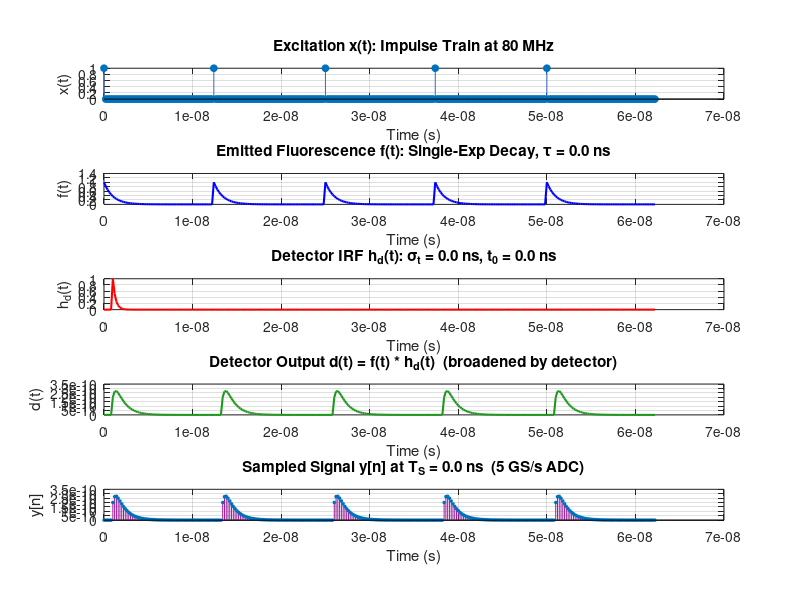

Write MATLAB code to recreate this figure. (Note: this script raises an error after producing the figure.)
% ESE 3510 — Case Study 2: Fluorescence Lifetime Analysis
% Authors: Samir Afsary, Alex Ge, Ahmad Hamzeh

% CONTENTS:
%   Task 1a — Time-domain signals (excitation, fluorescence, detection)
%   Task 1b — Frequency response H_f(jw): numerical vs. theoretical
%   Task 1c — Effect of detector IRF on sampled signal y[n]
%   Task 2a — Why 100 kHz cannot recover 80 MHz fluorescence (aliasing)
%   Task 2b — Heterodyne detection: mixing to a recoverable beat frequency
%   Task 2c — Phase/modulation lifetime estimation from heterodyne signal
%   Task 3a — Phasor equations verified on single-exponential IRF
%   Task 3b — Per-pixel phasor analysis of real FLIM data
%

close all; clear; clc;

%%

% Parameters 
tau     = 1e-9;         % Fluorescence lifetime
T_L     = 12.5e-9;      % Laser period 
f_L     = 1 / T_L;      % Laser frequency 
omega_L = 2*pi * f_L;   % Laser angular frequency 
T_S     = 0.2e-9;       % ADC sampling period [ns]

%% Task 1
% *Part a* 

t = 0 : T_S : 5*T_L - T_S;   

% Create excitation impulse train
x = zeros(size(t));
for k = 0 : floor(5*T_L / T_L) - 1
    idx = round(k * T_L / T_S) + 1;
    if idx <= length(t)
        x(idx) = 1 / T_S;
    end
end

% Fluorescence IRF 
h_f = exp(-t / tau);     

% Calculate emitted fluorescence
f_full = conv(x, h_f) * T_S;
f = f_full(1 : length(t));

% Detector IRF
sigma_t = 0.3e-9;   % Detector temporal width [ns]  (fast PMT ~300 ps)
t0 = 1e-9;     % Detector time delay [ns]
h_d = zeros(size(t));
mask = (t >= t0);
h_d(mask) = exp(-(t(mask) - t0) / sigma_t);   % Zero before t0 (causal)

% Detector output
d_full = conv(f, h_d) * T_S;
d = d_full(1 : length(t));

% Sampled signal y[n]: t is already on a T_S grid, so y[n] = d(t) 
y = d;

% Plot functions
fig1 = figure('Name','Task 1a: Time-Domain Signals','NumberTitle','off', ...
              'Position',[50 50 900 750]);

subplot(5,1,1);
stem(t, x * T_S, 'filled', 'MarkerSize', 5, 'Color', [0.2 0.4 0.8]);
xlabel('Time (s)'); ylabel('x(t)');
title('Excitation x(t): Impulse Train at 80 MHz'); grid on;

subplot(5,1,2);
plot(t, f, 'b', 'LineWidth', 1.5);
xlabel('Time (s)'); ylabel('f(t)');
title(sprintf('Emitted Fluorescence f(t): Single-Exp Decay, \\tau = %.1f ns', tau));
grid on;

subplot(5,1,3);
plot(t, h_d, 'r', 'LineWidth', 1.5);
xlabel('Time (s)'); ylabel('h_d(t)');
title(sprintf('Detector IRF h_d(t): \\sigma_t = %.1f ns, t_0 = %.1f ns', sigma_t, t0));
grid on;

subplot(5,1,4);
plot(t, d, 'Color', [0.1 0.6 0.1], 'LineWidth', 1.5);
xlabel('Time (s)'); ylabel('d(t)');
title('Detector Output d(t) = f(t) * h_d(t)  (broadened by detector)'); grid on;

subplot(5,1,5);
stem(t, y, 'filled', 'MarkerSize', 2, 'Color', [0.6 0.1 0.6]);
xlabel('Time (s)'); ylabel('y[n]');
title(sprintf('Sampled Signal y[n] at T_S = %.1f ns  (5 GS/s ADC)', T_S)); grid on;

sgtitle('Task 1a: Time-Domain Signal Chain', 'FontSize', 13, 'FontWeight', 'bold');

%% 
% *Part b*

% Numerical frequency response via DFT
N = length(h_f);
H_f_num = fft(h_f) * T_S; % Scale by T_S for continuous-FT approximation
f_axis = (0 : N-1) / (N * T_S);   

% Theoretical frequency response at the same frequencies
omega_axis = 2*pi * f_axis;  
H_f_theory = tau ./ (1 + 1j * omega_axis * tau);

% Plot frequency responses
fig2 = figure('Name','Task 1b: Frequency Response H_f(jw)', ...
    'NumberTitle','off', 'Position',[50 50 900 550]);

subplot(2,1,1);
plot(f_axis, abs(H_f_num),    'b-',  'LineWidth', 2.0); hold on;
plot(f_axis, abs(H_f_theory), 'r--', 'LineWidth', 1.5);
xlabel('Frequency (GHz)'); ylabel('|H_f(j\omega)|');
title('Magnitude — Numerical FFT vs. Theoretical \tau/(1+j\omega\tau)');
legend('Numerical FFT', 'Theoretical');
grid on;

subplot(2,1,2);
plot(f_axis, angle(H_f_num)*180/pi,    'b-',  'LineWidth', 2.0); hold on;
plot(f_axis, angle(H_f_theory)*180/pi, 'r--', 'LineWidth', 1.5);
xlabel('Frequency (GHz)'); ylabel('Phase (degrees)');
title('Phase — Numerical FFT vs. Theoretical  \angle H_f = -atan(\omega\tau)');
legend('Numerical FFT', 'Theoretical');
grid on;

sgtitle('Task 1b: Fluorescence Frequency Response H_f(j\omega)', ...
        'FontSize', 13, 'FontWeight', 'bold');

%% 
% *Part C*

% Three detector scenarios: fast, medium, slow
sigma_vals = [0.1e-9,  2.5e-9,  10.0e-9]; % Detector widths
t0_vals = [0.3e-9,  1.0e-9,  2.5e-9];     % Time delays 
colors = {[0 0.4 1], [0.1 0.7 0.1], [0.8 0.1 0.1]};
labels = {'\sigma_t=0.1 ns (fast)',  ...
          '\sigma_t=2.5 ns (medium)', ...
           '\sigma_t=10.0 ns (slow)'};

fig3 = figure('Name','Task 1c: Detector IRF Impact','NumberTitle','off', ...
              'Position',[50 50 1100 600]);

for k = 1 : 3
    % Build detector IRF for this scenario
    h_dk = zeros(size(t));
    mask_k = (t >= t0_vals(k));
    h_dk(mask_k) = exp(-(t(mask_k) - t0_vals(k)) / sigma_vals(k));

    % Convolve fluorescence with this detector
    dk_full = conv(f, h_dk) * T_S;
    dk = dk_full(1 : length(t));

    % Top row: detector IRFs
    subplot(2, 3, k);
    plot(t, h_dk, 'Color', colors{k}, 'LineWidth', 1.8);
    xlabel('Time (s)'); ylabel('h_d(t)');
    title(labels{k}); grid on;

    % Bottom row: resulting y[n]
    subplot(2, 3, k+3);
    stem(t, dk, 'filled', 'MarkerSize', 2, 'Color', colors{k});
    xlabel('Time (s)'); ylabel('y[n]');
    title(sprintf('y[n]: \\sigma_t=%.1f ns, t_0=%.1f ns', ...
        sigma_vals(k) * 10^9, t0_vals(k) * 10^9));
    grid on;
end

sgtitle({'Detector IRF Impact on y[n]'}, 'FontSize', 12, ...
    'FontWeight', 'bold');

%% Task 2
% *Part a*
f_L_hz     = 80e6;                       % 80 MHz [Hz]
omega_L_hz = 2*pi * f_L_hz;             % [rad/s]
tau_s      = tau * 1e-9;                 % Convert ns -> s for Hz-domain math

% Modulation depth and phase of the fluorescence
M_theory   = 1 / sqrt(1 + (omega_L_hz * tau_s)^2);
phi_theory = -atan(omega_L_hz * tau_s);  % [rad]

fprintf('\n=== Task 2a ===\n');
fprintf('Laser frequency       f_L  = %g MHz\n', f_L_hz/1e6);
fprintf('Modulation depth      M    = %.4f\n', M_theory);
fprintf('Phase shift           phi  = %.4f rad = %.2f deg\n', ...
        phi_theory, phi_theory*180/pi);
fprintf('100 kHz Nyquist             = 50 kHz << 80 MHz  => ALIASED\n');
fprintf('Conclusion: slow sampling loses phase => cannot estimate tau\n\n');

% Show aliasing visually over a 0.5 µs window
T_S_slow  = 1 / 100e3;                  % 10 µs per sample
t_fast_s  = 0 : 1e-10 : 5e-7;          % 0.5 µs at 10 GHz (true signal)
t_slow_s  = 0 : T_S_slow : 5e-7;       % 100 kHz samples

x_fast    = 1 + cos(omega_L_hz * t_fast_s);
f_fast    = 1 + M_theory * cos(omega_L_hz * t_fast_s + phi_theory);
x_slow_s  = 1 + cos(omega_L_hz * t_slow_s);
f_slow_s  = 1 + M_theory * cos(omega_L_hz * t_slow_s + phi_theory);

fig4 = figure('Name','Task 2a: Aliasing at 100 kHz','NumberTitle','off', ...
              'Position',[50 50 900 500]);

subplot(2,1,1);
plot(t_fast_s*1e6, x_fast, 'b', 'LineWidth', 1); hold on;
stem(t_slow_s*1e6, x_slow_s, 'r', 'filled', 'MarkerSize', 7);
xlabel('Time (\mus)'); ylabel('Amplitude');
title('Excitation x(t): True 80 MHz vs. 100 kHz Samples (aliased)');
legend('True x(t)', '100 kHz samples'); grid on; xlim([0, 0.5]);

subplot(2,1,2);
plot(t_fast_s*1e6, f_fast, 'b', 'LineWidth', 1); hold on;
stem(t_slow_s*1e6, f_slow_s, 'r', 'filled', 'MarkerSize', 7);
xlabel('Time (\mus)'); ylabel('Amplitude');
title('Fluorescence f(t): 80 MHz aliases at 100 kHz => phase info destroyed');
legend('True f(t)', '100 kHz samples'); grid on; xlim([0, 0.5]);

sgtitle('Task 2a: 100 kHz Sampling Cannot Recover 80 MHz Phase', ...
        'FontSize', 12, 'FontWeight', 'bold');

%  TASK 2a: Why 100 kHz Cannot Recover Fluorescence Lifetime
%
%  Excitation: x(t) = 1 + cos(omega_L * t),  f_L = 80 MHz
%  Fluorescence for single exponential (no IRFs):
%    f(t) = 1 + M*cos(omega_L*t + phi)
%  where:
%    M   = 1 / sqrt(1 + (omega_L * tau)^2)   [modulation depth]
%    phi = -atan(omega_L * tau)               [phase shift, radians]
%
%  Nyquist for 100 kHz ADC = 50 kHz << 80 MHz => severe aliasing.
%  The 80 MHz signal folds to an alias whose frequency depends on the
%  ratio 80 MHz / 100 kHz = 800, giving NO usable phase information.
% =========================================================================


%% =========================================================================
%  TASK 2b: Heterodyne Detection
%
%  Multiply f(t) by g(t) = cos(omega_g * t) where omega_g is slightly
%  offset from omega_L so a low-frequency "beat" falls within the
%  100 kHz ADC bandwidth.
%
%  Mixing product (using trig identity):
%    f(t)*g(t) ~ M/2 * cos((omega_L - omega_g)*t + phi) + high-freq terms
%  where the beat frequency  delta_f = f_L - f_g  is << 50 kHz (Nyquist).
%
%  After a low-pass filter (LPF), only the beat survives.
%  The beat PRESERVES the phase phi (and modulation M) of the fluorescence,
%  so lifetime can be recovered via heterodyne comparison with the
%  beat from a reference copy of the excitation.
% =========================================================================

delta_f   = 1e3;                         % Intermediate/beat frequency [Hz] = 1 kHz
f_g_hz    = f_L_hz - delta_f;           % Mixer (heterodyne) frequency [Hz]
omega_g   = 2*pi * f_g_hz;

% Simulate using 1 µs time steps over 5 ms (many beat cycles).
% 1 µs >> 1/80 MHz so the 80 MHz carrier is not resolved — that is fine;
% we only need to track the envelope (beat), which is at 1 kHz.
T_S_mid   = 1e-6;                        % 1 µs intermediate sampling [s]
t_mid     = 0 : T_S_mid : 5e-3;         % 5 ms window

f_mid     = 1 + M_theory * cos(omega_L_hz * t_mid + phi_theory);  % Fluorescence
x_mid     = 1 + cos(omega_L_hz * t_mid);                          % Excitation
g_mid     = cos(omega_g * t_mid);                                   % Mixer

det_f     = f_mid .* g_mid;     % Fluorescence after mixing
det_x     = x_mid .* g_mid;     % Excitation after mixing (reference channel)

% LPF: zero out FFT bins above 2 kHz to isolate the beat
N_mid     = length(t_mid);
f_mid_ax  = (-N_mid/2 : N_mid/2-1) / (N_mid * T_S_mid);   % Centered freq axis [Hz]
LPF_cut   = 2 * delta_f;   % 2 kHz cutoff

F_det_f   = fftshift(fft(det_f));
F_det_x   = fftshift(fft(det_x));
lpf_mask  = (abs(f_mid_ax) <= LPF_cut);

y_beat_f  = real(ifft(ifftshift(F_det_f .* lpf_mask)));
y_beat_x  = real(ifft(ifftshift(F_det_x .* lpf_mask)));

% ---- Figure 5: Task 2b — Time Domain ----
fig5 = figure('Name','Task 2b: Heterodyne - Time Domain','NumberTitle','off', ...
              'Position',[50 50 900 650]);

subplot(3,1,1);
plot(t_mid*1e3, f_mid, 'b', 'LineWidth', 0.6);
xlabel('Time (ms)'); ylabel('f(t)'); grid on;
title(sprintf('Fluorescence f(t) at %g MHz — oscillates too fast to sample', f_L_hz/1e6));

subplot(3,1,2);
plot(t_mid*1e3, det_f, 'Color',[0.1 0.6 0.1], 'LineWidth', 0.6);
xlabel('Time (ms)'); ylabel('f(t) \cdot g(t)'); grid on;
title(sprintf('After Mixing: f(t)\\cdotg(t), g at f_g = %g MHz', f_g_hz/1e6));

subplot(3,1,3);
plot(t_mid*1e3, y_beat_f, 'r',  'LineWidth', 1.8); hold on;
plot(t_mid*1e3, y_beat_x, 'b--','LineWidth', 1.8);
xlabel('Time (ms)'); ylabel('Amplitude'); grid on;
title(sprintf('After LPF: Beat at \\Delta f = %g kHz — detectable at 100 kHz', delta_f/1e3));
legend('Fluorescence beat','Excitation beat (ref)');

sgtitle('Task 2b: Heterodyne Detection — Time Domain', ...
        'FontSize', 12, 'FontWeight', 'bold');

% ---- Figure 6: Task 2b — Frequency Domain ----
fig6 = figure('Name','Task 2b: Heterodyne - Freq Domain','NumberTitle','off', ...
              'Position',[50 50 900 650]);

subplot(3,1,1);
F_f_mid = fftshift(fft(f_mid));
plot(f_mid_ax/1e6, abs(F_f_mid)/N_mid, 'b', 'LineWidth', 1.2);
xlabel('Frequency (MHz)'); ylabel('|F(\omega)|');
title('Spectrum of f(t): peaks at \pm80 MHz');
xlim([-200, 200]); grid on;

subplot(3,1,2);
plot(f_mid_ax/1e6, abs(F_det_f)/N_mid, 'Color',[0.1 0.6 0.1], 'LineWidth', 1.2);
xlabel('Frequency (MHz)'); ylabel('|F(\omega)|');
title(sprintf('After Mixing: peaks at f_L \\pm f_g = \\pm%g MHz and 0 MHz', ...
              (f_L_hz + f_g_hz)/2/1e6));
xlim([-200, 200]); grid on;

subplot(3,1,3);
plot(f_mid_ax/1e3, abs(F_det_f .* lpf_mask)/N_mid, 'r',  'LineWidth', 1.8); hold on;
plot(f_mid_ax/1e3, abs(F_det_x .* lpf_mask)/N_mid, 'b--','LineWidth', 1.8);
xlabel('Frequency (kHz)'); ylabel('|Y(j\omega)|');
title(sprintf('After LPF: Beat at \\pm%g kHz — within 100 kHz bandwidth', delta_f/1e3));
legend('|Y_f(j\omega)|','|Y_x(j\omega)| (ref)');
xlim([-5, 5]); grid on;

sgtitle('Task 2b: Heterodyne Detection — Frequency Domain', ...
        'FontSize', 12, 'FontWeight', 'bold');


%% =========================================================================
%  TASK 2c: Phase Shift and Modulation — Heterodyne Lifetime Estimation
%
%  Phase relationship:
%    Phase of fluorescence beat = phi_f = phi_fluorescence + phi_g
%    Phase of excitation beat   = phi_x = 0              + phi_g
%    => Delta_phi = phi_f - phi_x = phi_fluorescence = -atan(omega_L * tau)
%    => tau = -tan(Delta_phi) / omega_L
%
%  Modulation relationship:
%    Delta_M = M_fluorescence / M_excitation = 1 / sqrt(1 + (omega_L*tau)^2)
%    => tau = sqrt(1/Delta_M^2 - 1) / omega_L
% =========================================================================

% Resample beats at 100 kHz (well above the 1 kHz beat frequency)
T_S_100k  = 1 / 100e3;
t_100k    = t_mid(1) : T_S_100k : t_mid(end);

y_f_100k  = interp1(t_mid, y_beat_f, t_100k, 'linear', 0);
y_x_100k  = interp1(t_mid, y_beat_x, t_100k, 'linear', 0);

% Extract phase and amplitude at the beat frequency using DFT
N_100k   = length(t_100k);
Y_f_dft  = fft(y_f_100k);
Y_x_dft  = fft(y_x_100k);

% DFT bin index for delta_f
k_beat   = round(delta_f * N_100k * T_S_100k) + 1;

phase_f    = angle(Y_f_dft(k_beat));
phase_x    = angle(Y_x_dft(k_beat));
delta_phi  = phase_f - phase_x;    % Phase difference [rad]

amp_f      = abs(Y_f_dft(k_beat));
amp_x      = abs(Y_x_dft(k_beat));
delta_M    = amp_f / amp_x;        % Modulation ratio

% Lifetime estimates
tau_from_phase = -tan(delta_phi) / omega_L_hz * 1e9;   % [ns]
tau_from_mod   = sqrt(max(0, 1/delta_M^2 - 1)) / omega_L_hz * 1e9;  % [ns]

fprintf('=== Task 2c ===\n');
fprintf('Phase difference   Delta_phi = %.4f rad = %.2f deg\n', ...
        delta_phi, delta_phi*180/pi);
fprintf('Modulation ratio   Delta_M   = %.4f\n', delta_M);
fprintf('Lifetime (phase):  tau = %.4f ns  (true: %.1f ns)\n', tau_from_phase, tau);
fprintf('Lifetime (modulation): tau = %.4f ns  (true: %.1f ns)\n\n', tau_from_mod, tau);

% ---- Figure 7: Task 2c ----
fig7 = figure('Name','Task 2c: Phase Shift and Lifetime Estimation', ...
              'NumberTitle','off','Position',[50 50 900 500]);

subplot(2,1,1);
plot(t_100k*1e3, y_x_100k, 'b', 'LineWidth', 1.8); hold on;
plot(t_100k*1e3, y_f_100k, 'r', 'LineWidth', 1.8);
xlabel('Time (ms)'); ylabel('Amplitude');
title(sprintf('Beat Signals at 100 kHz — Phase Shift \\Delta\\phi = %.2f°', ...
              delta_phi*180/pi));
legend('Excitation beat (reference)','Fluorescence beat'); grid on;
xlim([0, 5]);

subplot(2,1,2);
f_ax_100k = (0 : N_100k-1) / (N_100k * T_S_100k);
plot(f_ax_100k/1e3, abs(Y_x_dft)/N_100k, 'b', 'LineWidth', 1.8); hold on;
plot(f_ax_100k/1e3, abs(Y_f_dft)/N_100k, 'r', 'LineWidth', 1.8);
xlabel('Frequency (kHz)'); ylabel('Magnitude');
title(sprintf('Spectra — \\tau from phase: %.3f ns, from modulation: %.3f ns', ...
              tau_from_phase, tau_from_mod));
legend('Excitation','Fluorescence'); grid on;
xlim([0, 5]);

sgtitle('Task 2c: Heterodyne Lifetime Estimation', ...
        'FontSize', 12, 'FontWeight', 'bold');


%% =========================================================================
%  TASK 3a: Phasor Equations — Verification on Single Exponential
%
%  Phasor components (integrated over one laser period T_L):
%    g = integral( h_f(t)*cos(omega_L*t) dt ) / integral( h_f(t) dt )
%    s = integral( h_f(t)*sin(omega_L*t) dt ) / integral( h_f(t) dt )
%
%  Analytical solution for h_f(t) = exp(-t/tau) integrated over [0, inf]:
%    g = 1 / ( 1 + (omega_L*tau)^2 )
%    s = (omega_L*tau) / ( 1 + (omega_L*tau)^2 )
%
%  Lifetime recovery:
%    tau = s / (omega_L * g) = (omega_L*tau) / (omega_L * 1) = tau  [checks out]
%
%  Interpretation:
%    g = "in-phase" component — higher g means shorter lifetime (less phase lag)
%    s = "quadrature" component — peaks at omega_L*tau = 1  (tau = 1/(2*pi*f_L))
%    Together (g,s) lie on the universal semicircle of radius 0.5 centered at (0.5,0)
% =========================================================================

% Analytical phasor for tau = 1 ns, omega_L in rad/ns
g_theory_3a = 1 / (1 + (omega_L * tau)^2);
s_theory_3a = (omega_L * tau) / (1 + (omega_L * tau)^2);
tau_from_phasor_theory = s_theory_3a / (omega_L * g_theory_3a);

% Numerical phasor: integrate h_f over one period using trapezoidal rule
t_phasor  = 0 : 0.001 : T_L;             % Fine grid [ns]
h_f_p     = exp(-t_phasor / tau);         % IRF samples

norm_hf   = trapz(t_phasor, h_f_p);
g_num_3a  = trapz(t_phasor, h_f_p .* cos(omega_L * t_phasor)) / norm_hf;
s_num_3a  = trapz(t_phasor, h_f_p .* sin(omega_L * t_phasor)) / norm_hf;
tau_from_phasor_num = s_num_3a / (omega_L * g_num_3a);

fprintf('=== Task 3a: Phasor Verification (tau = %.1f ns) ===\n', tau);
fprintf('Theoretical: g=%.4f  s=%.4f  tau=%.4f ns\n', ...
        g_theory_3a, s_theory_3a, tau_from_phasor_theory);
fprintf('Numerical:   g=%.4f  s=%.4f  tau=%.4f ns\n\n', ...
        g_num_3a, s_num_3a, tau_from_phasor_num);

% Universal semicircle: all single-exponential lifetimes lie on this curve
theta_sc = linspace(0, pi, 500);
g_sc = 0.5 + 0.5*cos(theta_sc);
s_sc = 0.5*sin(theta_sc);

% Mark several tau values on the semicircle for reference
tau_marks = [0.2, 0.4, 0.8, 1.0, 2.0, 4.0, 8.0];

fig8 = figure('Name','Task 3a: Phasor Diagram','NumberTitle','off', ...
              'Position',[50 50 700 500]);
plot(g_sc, s_sc, 'k-', 'LineWidth', 2); hold on;

for tm = tau_marks
    g_tm = 1 / (1 + (omega_L*tm)^2);
    s_tm = (omega_L*tm) / (1 + (omega_L*tm)^2);
    plot(g_tm, s_tm, 'ko', 'MarkerSize', 6, 'MarkerFaceColor', [0.7 0.7 0.7]);
    text(g_tm + 0.02, s_tm + 0.01, sprintf('%.1f ns', tm), 'FontSize', 8);
end

plot(g_theory_3a, s_theory_3a, 'ro', 'MarkerSize', 12, 'MarkerFaceColor', 'r');
plot(g_num_3a,    s_num_3a,    'b+', 'MarkerSize', 12, 'LineWidth', 2.5);

xlabel('g  (in-phase component)', 'FontSize', 11);
ylabel('s  (quadrature component)', 'FontSize', 11);
title(sprintf('Phasor Diagram — \\tau = %.1f ns lies on the universal semicircle', tau), ...
      'FontSize', 11);
legend('Universal semicircle','Lifetime labels','Theoretical','Numerical', ...
       'Location','northwest');
grid on; axis equal; xlim([0, 1]); ylim([0, 0.6]);

sgtitle('Task 3a: Phasor Components g and s', ...
        'FontSize', 13, 'FontWeight', 'bold');


%% =========================================================================
%  TASK 3b: Phasor Analysis of Real FLIM Data
%
%  Data: FLIMhistogram.mat  —  512×512 spatial pixels, ~98 time bins
%  Each pixel contains a time-resolved photon count histogram h[n].
%  Laser: 80 MHz two-photon excitation => T_L = 12.5 ns.
%
%  Per-pixel phasor:
%    g_px = sum( h[n]*cos(omega_L*t[n]) ) / sum( h[n] )
%    s_px = sum( h[n]*sin(omega_L*t[n]) ) / sum( h[n] )
%    tau_px = s_px / (omega_L * g_px)
%
%  Expected results for NAD(P)H in cancer cells:
%    Free  NAD(P)H: tau ~ 0.3–0.5 ns
%    Bound NAD(P)H: tau ~ 1–4 ns
%    (Points cluster inside the semicircle for mixed/multi-exponential pixels)
% =========================================================================

fprintf('=== Task 3b: Loading FLIM data ===\n');

% Try current directory first, then ../input/ for submission folder structure
try
    load('data\FLIMhistogram.mat');
    fprintf('Loaded FLIMhistogram from current directory.\n');
catch
    try
        load('../input/FLIMhistogram.mat');
        fprintf('Loaded FLIMhistogram from ../input/\n');
    catch
        error(['FLIMhistogram.mat not found. ', ...
               'Place it in the same folder as main.m and re-run.']);
    end
end

% Time axis (given in starter code)
timeRes_FLIM = 0.1280;    % Time bin width [ns]
time_FLIM    = timeRes_FLIM * (0 : size(FLIMhistogram,3)-1);  % [ns]

% Laser period and angular frequency for phasor computation
T_L_FLIM     = 12.5;                    % [ns]
omega_L_FLIM = 2*pi / T_L_FLIM;        % [rad/ns]

[Nx, Ny, Nt] = size(FLIMhistogram);
fprintf('Image size: %d x %d pixels, %d time bins (%.3f ns/bin)\n', ...
        Nx, Ny, Nt, timeRes_FLIM);

% Reshape to (Npix × Nt) matrix for vectorized phasor computation
H = reshape(double(FLIMhistogram), Nx*Ny, Nt);

% Precompute cosine and sine vectors at the fundamental laser frequency
cos_vec = cos(omega_L_FLIM * time_FLIM);   % 1×Nt
sin_vec = sin(omega_L_FLIM * time_FLIM);   % 1×Nt

% Total photon count per pixel (the normalization denominator)
norm_H = sum(H, 2);    % Npix×1

% Only compute phasor for pixels with enough photons to be meaningful
valid = (norm_H > 10);

g_vec = zeros(Nx*Ny, 1);
s_vec = zeros(Nx*Ny, 1);

% Vectorized dot products: each row of H times cos_vec/sin_vec
g_vec(valid) = (H(valid, :) * cos_vec') ./ norm_H(valid);
s_vec(valid) = (H(valid, :) * sin_vec') ./ norm_H(valid);

% Lifetime from phasor: tau = s / (omega_L * g)
tau_vec = s_vec ./ (omega_L_FLIM * g_vec);

% Reshape phasor components and lifetime back to image grids
g_map   = reshape(g_vec, Nx, Ny);
s_map   = reshape(s_vec, Nx, Ny);
tau_map = reshape(tau_vec, Nx, Ny);

% Mask pixels with unphysical lifetimes (empty, negative, or > 6 ns)
tau_map(~reshape(valid, Nx, Ny)) = NaN;
tau_map(tau_map < 0)  = NaN;
tau_map(tau_map > 6)  = NaN;

fprintf('Mean   lifetime (valid pixels): %.3f ns\n', mean(tau_map(:), 'omitnan'));
fprintf('Median lifetime (valid pixels): %.3f ns\n', median(tau_map(:), 'omitnan'));

% ---- Figure 9: Lifetime Image ----
fig9 = figure('Name','Task 3b: Fluorescence Lifetime Image','NumberTitle','off', ...
              'Position',[50 50 700 650]);

imagesc(tau_map, [0, 3]);   % Color range 0–3 ns (typical for NAD(P)H)
colormap(jet);
cb = colorbar;
cb.Label.String = 'Lifetime \tau (ns)';
cb.FontSize = 11;
axis image; axis off;
title({'Fluorescence Lifetime Image', ...
       'NAD(P)H in Breast Cancer Cells (2-photon FLIM)'}, 'FontSize', 12);

% ---- Figure 10: Sample Pixel Decay Curves ----
% Find the pixel with the highest photon count as a representative example
[~, idx_best] = max(norm_H);
[px_b, py_b]  = ind2sub([Nx, Ny], idx_best);

% Find a second pixel: nearest to the median lifetime among bright pixels
tau_valid_vec = tau_vec;
tau_valid_vec(~valid | tau_vec < 0 | tau_vec > 6) = NaN;
tau_median_val = median(tau_valid_vec(:), 'omitnan');
bright_idx     = find(valid & norm_H > 50);
[~, offset]    = min(abs(tau_valid_vec(bright_idx) - tau_median_val));
idx_med        = bright_idx(offset);
[px_m, py_m]   = ind2sub([Nx, Ny], idx_med);

fig10 = figure('Name','Task 3b: Sample Decay Curves','NumberTitle','off', ...
               'Position',[50 50 900 420]);

for kk = 1:2
    if kk == 1
        px = px_b; py = py_b; lbl = 'Brightest pixel';
    else
        px = px_m; py = py_m; lbl = 'Median-lifetime pixel';
    end
    subplot(1,2,kk);
    decay = squeeze(FLIMhistogram(px, py, :));
    plot(time_FLIM, decay, 'b.-', 'LineWidth', 1.5, 'MarkerSize', 8); hold on;
    tau_px = tau_map(px, py);
    if ~isnan(tau_px) && tau_px > 0
        A_fit = max(decay);
        plot(time_FLIM, A_fit * exp(-time_FLIM / tau_px), 'r--', 'LineWidth', 1.8);
        legend('Data', sprintf('Phasor \\tau = %.2f ns', tau_px), ...
               'Location','northeast');
    end
    xlabel('Time (ns)'); ylabel('Photon Count');
    title(sprintf('%s (%d,%d)', lbl, px, py)); grid on;
end

sgtitle('Task 3b: Sample Pixel Fluorescence Decay Curves', ...
        'FontSize', 12, 'FontWeight', 'bold');

% ---- Figure 11: Phasor Plot (density image) ----
% Extract valid phasor points in physical range
valid_pts = valid & g_vec > 0 & g_vec < 1 & s_vec >= 0 & s_vec < 0.6;
g_pts     = g_vec(valid_pts);
s_pts     = s_vec(valid_pts);

% Build 2D density histogram (log scale avoids bright-pixel dominance)
g_edges  = linspace(0, 1,   201);
s_edges  = linspace(0, 0.55, 151);
[counts, ~, ~] = histcounts2(g_pts, s_pts, g_edges, s_edges);
g_ctrs   = (g_edges(1:end-1) + g_edges(2:end)) / 2;
s_ctrs   = (s_edges(1:end-1) + s_edges(2:end)) / 2;

fig11 = figure('Name','Task 3b: Phasor Plot','NumberTitle','off', ...
               'Position',[50 50 800 580]);

imagesc(g_ctrs, s_ctrs, log1p(counts'));   % Transpose: x=g, y=s
set(gca, 'YDir', 'normal');
colormap(hot);
cb2 = colorbar;
cb2.Label.String = 'log(1 + pixel count)';
hold on;

% Overlay universal semicircle
plot(g_sc, s_sc, 'w-', 'LineWidth', 2);

% Mark lifetime values on the semicircle
tau_labels_flim = [0.2, 0.4, 0.8, 1.0, 1.6, 2.0, 3.2, 4.0];
for tl = tau_labels_flim
    g_tl = 1 / (1 + (omega_L_FLIM * tl)^2);
    s_tl = (omega_L_FLIM * tl) / (1 + (omega_L_FLIM * tl)^2);
    plot(g_tl, s_tl, 'wo', 'MarkerSize', 5, 'MarkerFaceColor', 'w');
    text(g_tl + 0.01, s_tl + 0.01, sprintf('%.1f ns', tl), ...
         'Color', 'w', 'FontSize', 8);
end

xlabel('g  (in-phase)', 'FontSize', 11);
ylabel('s  (quadrature)', 'FontSize', 11);
title({'Task 3b: Phasor Plot — All Pixels', ...
       'Pixel density (hot colormap, log scale); white curve = universal semicircle'}, ...
      'FontSize', 11);
xlim([0, 1]); ylim([0, 0.55]); grid on;

sgtitle('Task 3b: FLIM Phasor Plot', 'FontSize', 13, 'FontWeight', 'bold');

fprintf('\nAll tasks complete — %d figures generated.\n', 11);
